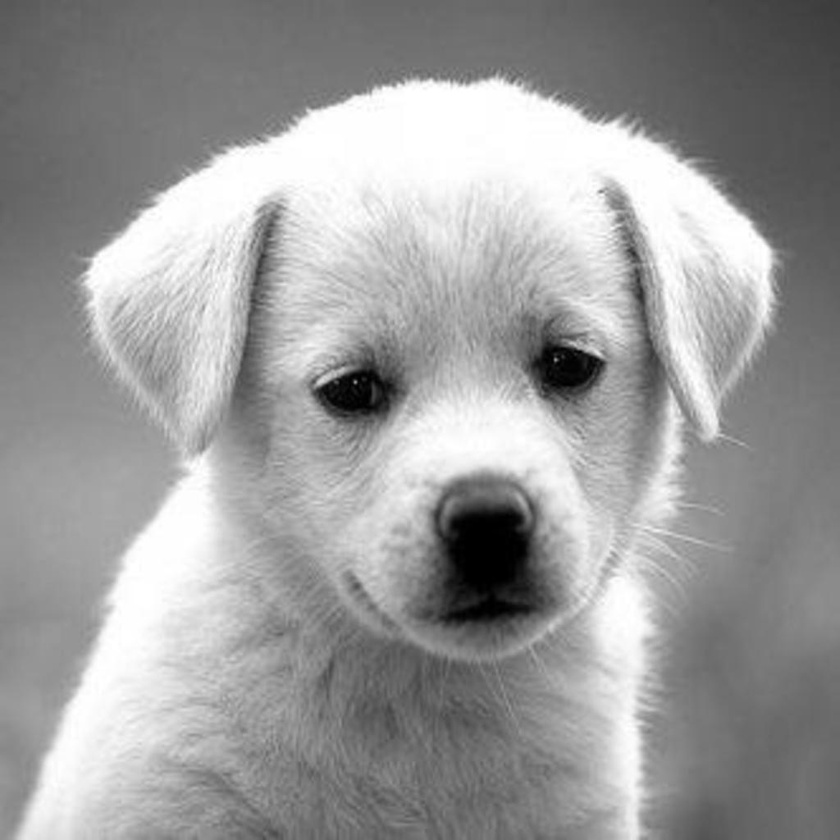
%> input picture puppy.jpg, 840 x 840 px, shrunk from 1024 x 1024 before the run
$ octave homework10.m   (GNU Octave 9; MATLAB toolbox functions it lacks are replaced by stand-ins)
%> lines starting %> are read from the running program, lines starting %| are printed output that depends on the picture
figure(1);clf;

subplot(5,2,1)
img1 = imread('puppy.jpg');
%> img1 is the input picture: size 840x840x3 uint8; min 0, max 255, mean 155.7
I = rgb2gray(img1);
imshow(I)

subplot(5,2,2)
img2 = imread('army.png');
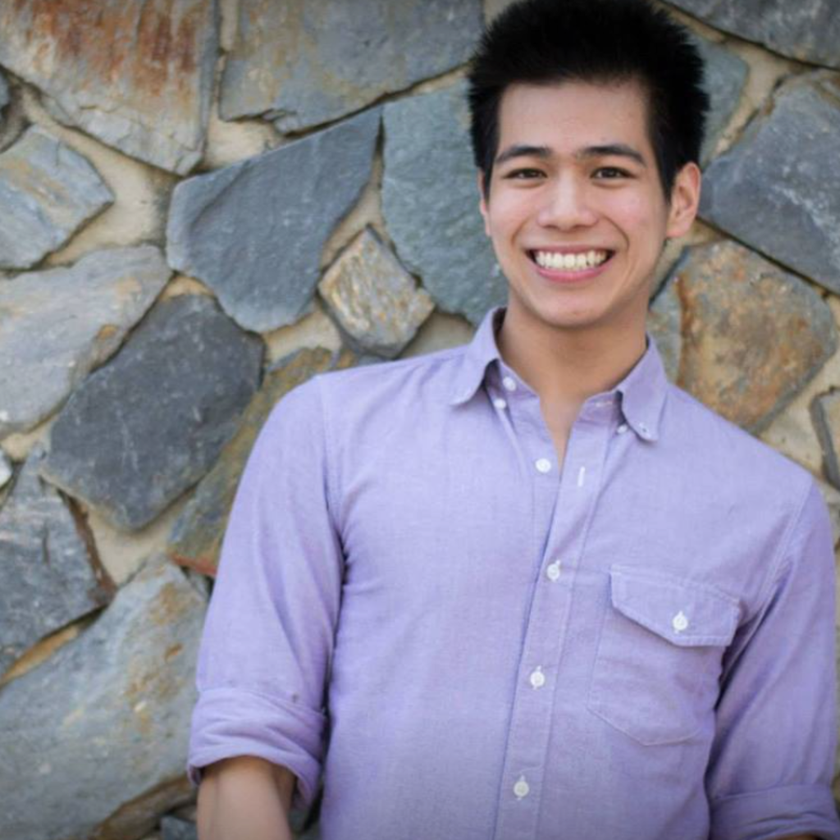
%> input picture army.png, 840 x 840 px, shrunk from 1024 x 1024 before the run
%> img2 is the input picture: size 840x840x3 uint8; mean R, G, B 138, 135.5, 152
I=rgb2gray(img2);
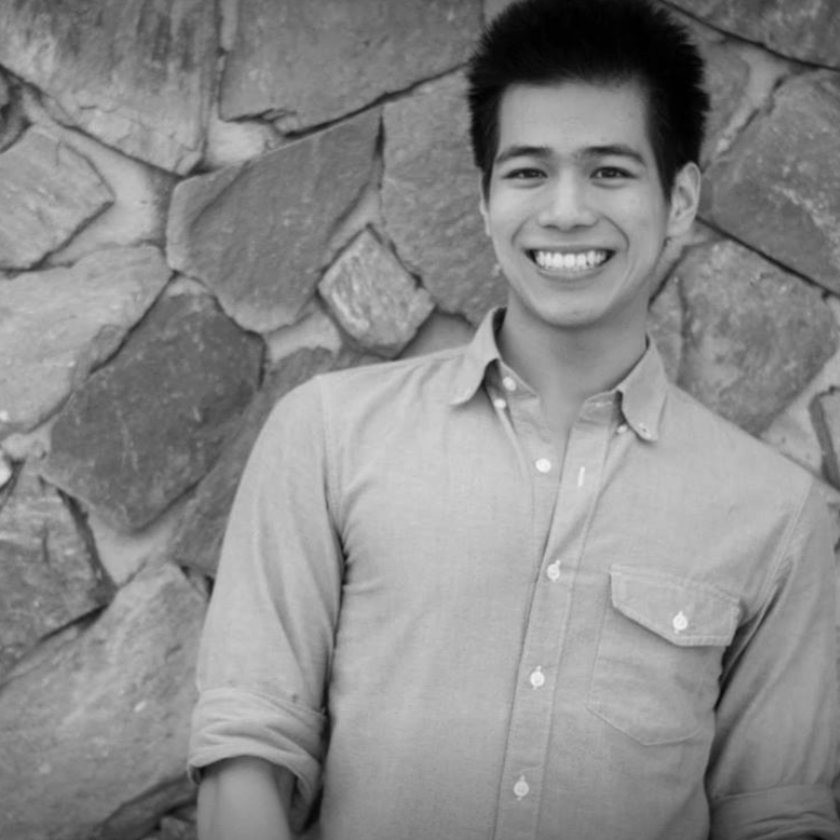
%> I: size 840x840 uint8; min 0, max 244, mean 138.1
imshow(I)


subplot(5,2,3)
img3 = imread('elephants.jpg');
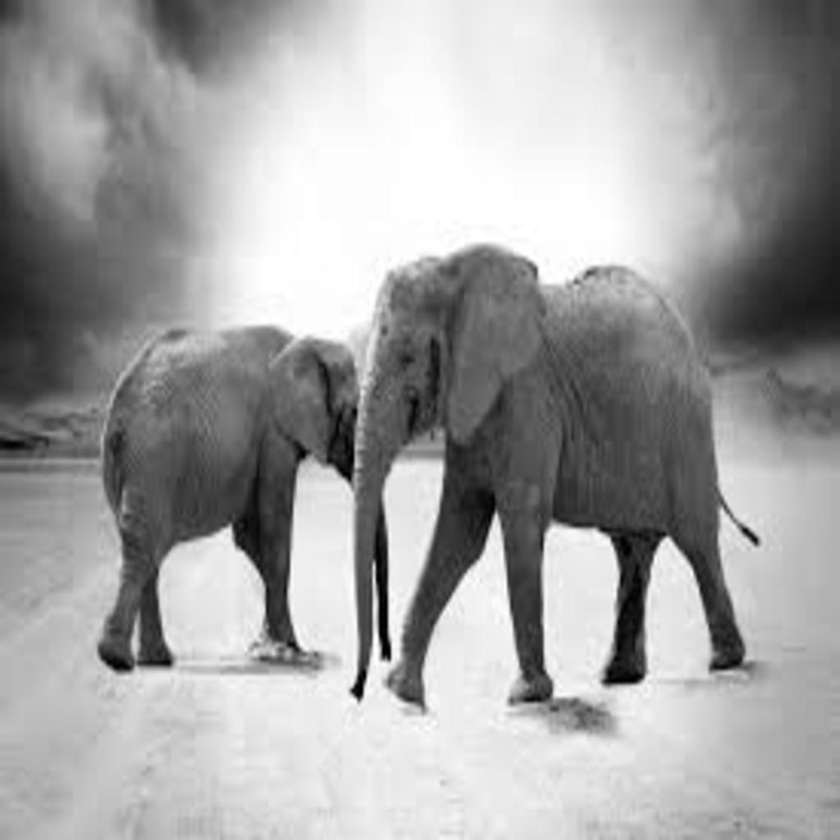
%> input picture elephants.jpg, 840 x 840 px, shrunk from 1024 x 1024 before the run
%> img3 is the input picture: size 840x840x3 uint8; min 0, max 255, mean 163
I=rgb2gray(img3);
imshow(I)

subplot(5,2,4)
img4 = imread('eye.jpg');
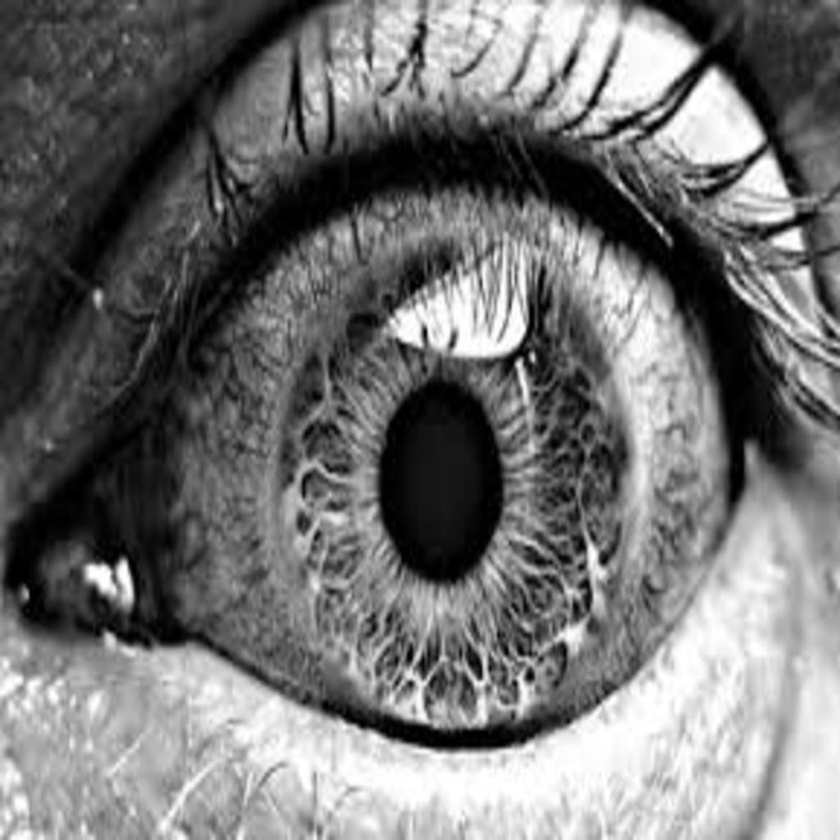
%> input picture eye.jpg, 840 x 840 px, shrunk from 1024 x 1024 before the run
%> img4 is the input picture: size 840x840x3 uint8; min 0, max 255, mean 115.3
I=rgb2gray(img4);
imshow(I)

subplot(5,2,5)
img5 = imread('lion.jpg');
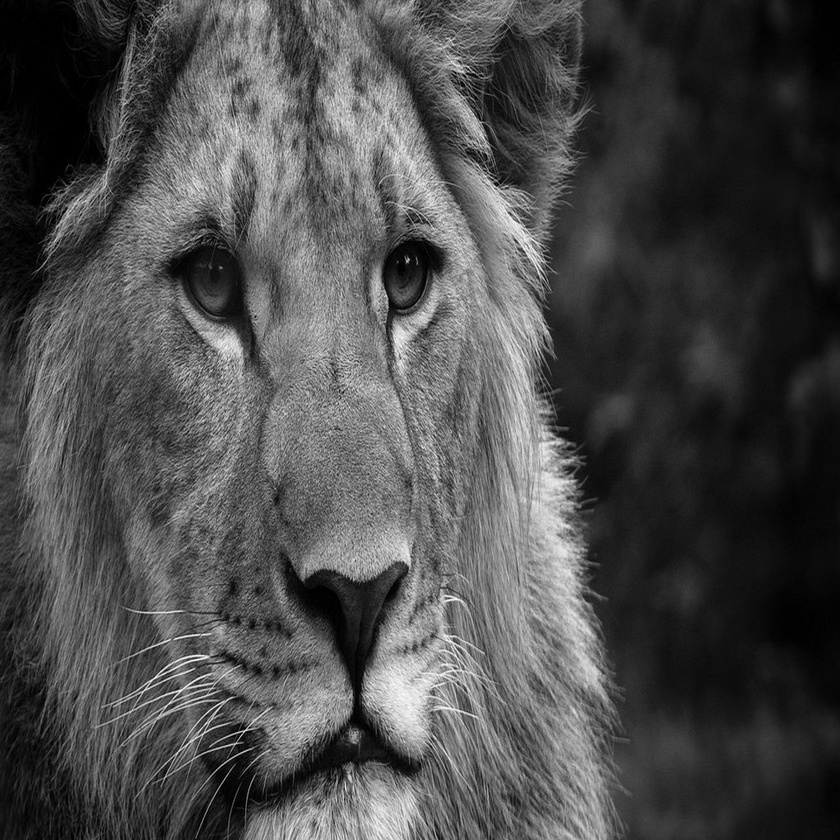
%> input picture lion.jpg, 840 x 840 px, shrunk from 1024 x 1024 before the run
%> img5 is the input picture: size 840x840x3 uint8; min 0, max 255, mean 76
I=rgb2gray(img5);
imshow(I)


subplot(5,2,6)
img6 = imread('moon.jpg');
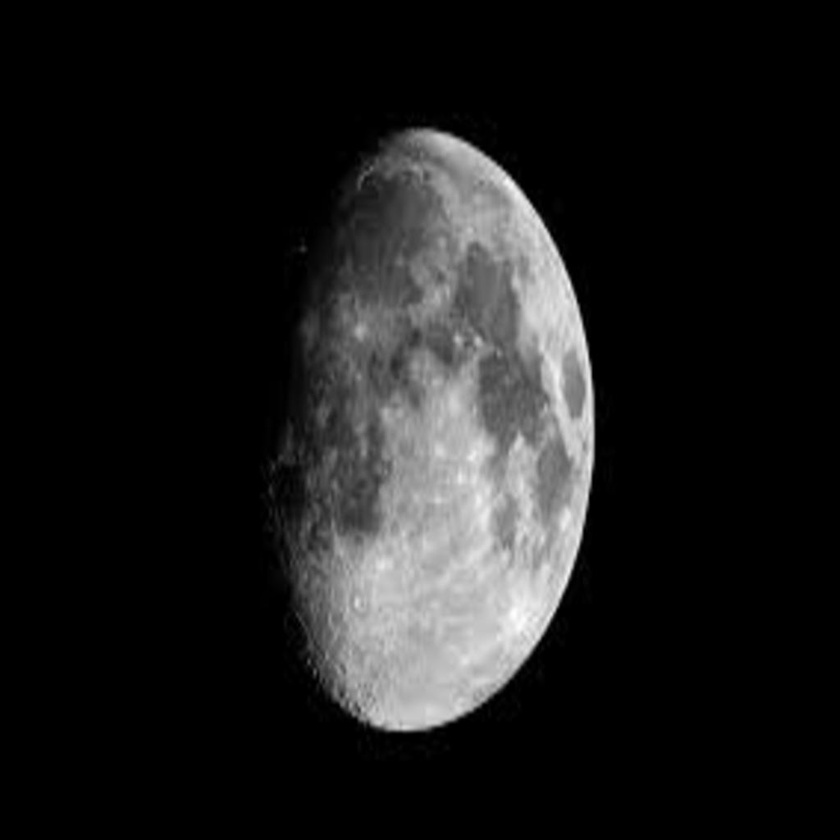
%> input picture moon.jpg, 840 x 840 px, shrunk from 1024 x 1024 before the run
%> img6 is the input picture: size 840x840x3 uint8; min 0, max 255, mean 28.1
I=rgb2gray(img6);
imshow(I)


subplot(5,2,7)
%> (the run ends here)
